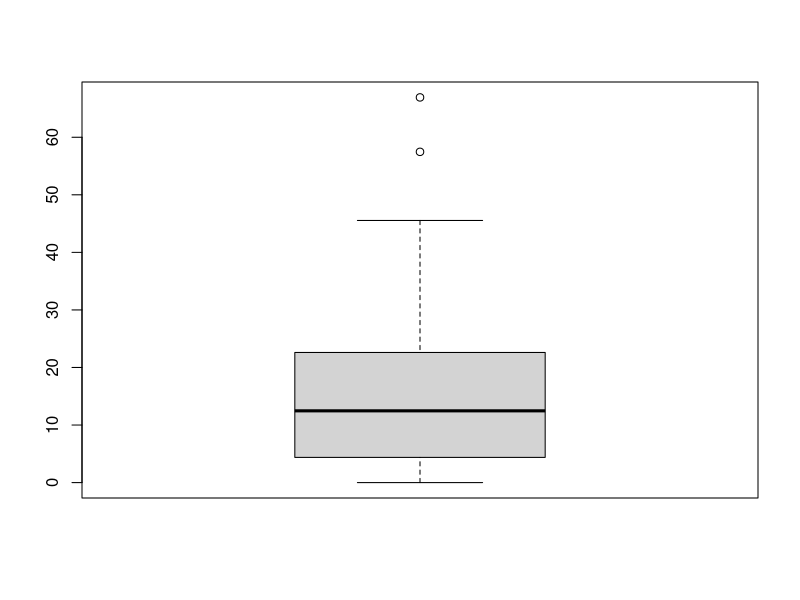
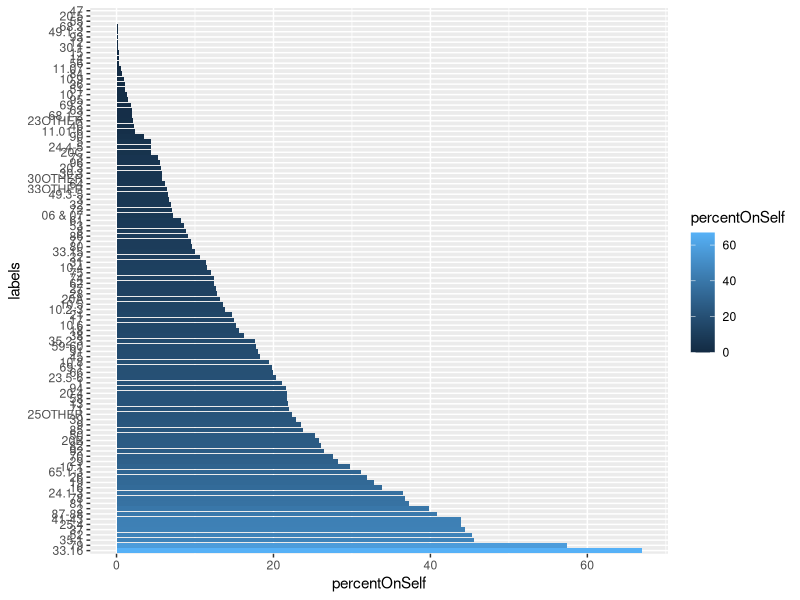
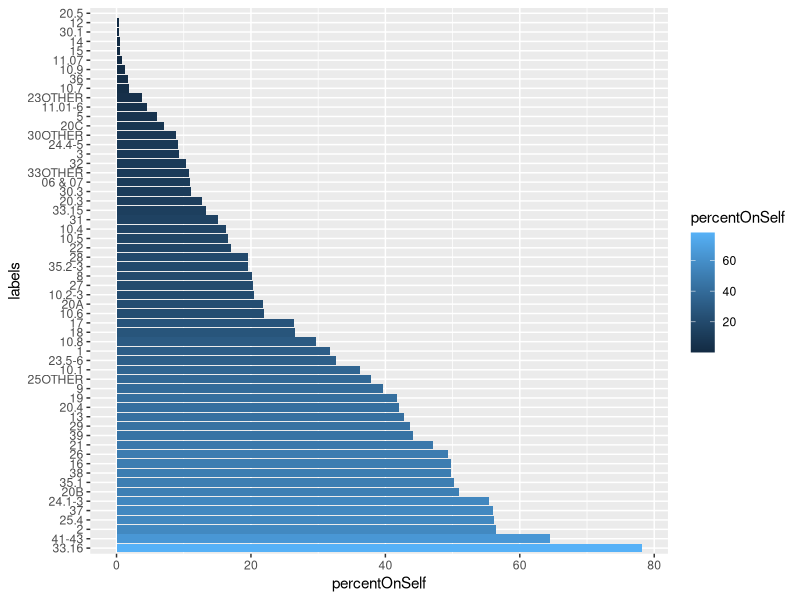
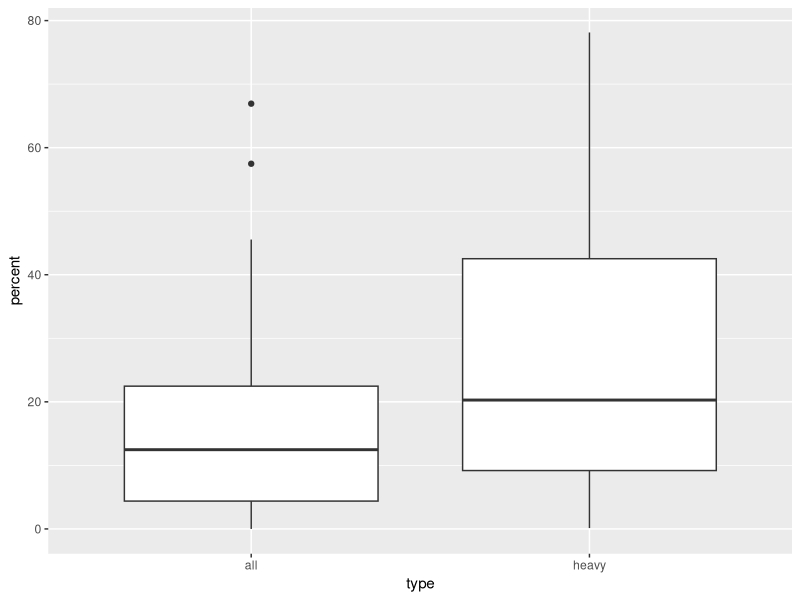

These figures' R source, in order:
#What percentage of a sector's total consumption is spent on itself?
library(ggplot2)

io <- read.csv("2010_domesticUsejustMatrix.csv")

#keep sector labels for later
labels <- unique(io$sector)

io <- io[,-1]

#Matrix form
iom <- data.matrix(io)

#pull out each sector's spending on itself
selfconsume <- diag(iom)

#get total sector consumption
totalconsume <- apply(iom, 2, FUN=sum)

percentOnSelf <- (selfconsume/totalconsume) * 100

boxplot(percentOnSelf)

#keep for later boxplot
percentOnSelfAll <- percentOnSelf

selfSpend = data.frame(labels, percentOnSelf)

selfSpend$labels <- reorder(selfSpend$labels, -selfSpend$percentOnSelf)

output <- ggplot(selfSpend, aes(x = labels, y = percentOnSelf, fill = percentOnSelf)) +
  geom_bar(stat = "identity") +
  coord_flip()

output

#repeat for heavy sectors
iom <- io[1:58,1:58]
iom <- data.matrix(iom)

#pull out each sector's spending on itself
selfconsume <- diag(iom)

#get total sector consumption
totalconsume <- apply(iom, 2, FUN=sum)

percentOnSelf <- (selfconsume/totalconsume) * 100

selfSpend = data.frame(labels[1:58], percentOnSelf)

selfSpend$labels <- reorder(selfSpend$labels, -selfSpend$percentOnSelf)

output <- ggplot(selfSpend, aes(x = labels, y = percentOnSelf, fill = percentOnSelf)) +
  geom_bar(stat = "identity") +
  coord_flip()

output

#compare to all to heavy
selfspendcomp <- data.frame(percent = percentOnSelfAll, type="all")
selfspendcomp <- rbind(selfspendcomp, data.frame(percent = percentOnSelf, type="heavy"))

output <- ggplot(selfspendcomp, aes(x = type, y = percent)) +
  geom_boxplot()

output